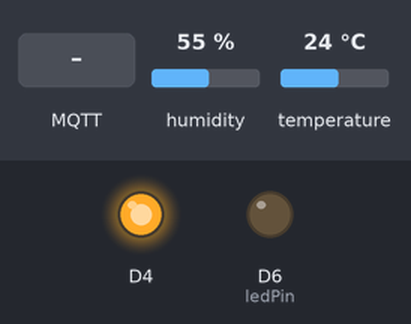
A sketch run on a simulated ESP8266 (NodeMCU). Parts: output pins drawn as LEDs (lit = HIGH, except the on-board LED, lit = LOW). The inputs (shaded band) are chosen by the test bench; at power-on: humidity 55 %, temperature 24 °C. WiFi joins after 1.5 s; servers stay silent unless stated; random numbers use the default seed unless the sketch sets one; no MQTT or app messages arrive unless stated; what the sketch prints to the serial monitor is not drawn.

Above: at 2.7 s.
2.8 s: MQTT message "on" arrives on the first subscribed topic
At 4.0 s:
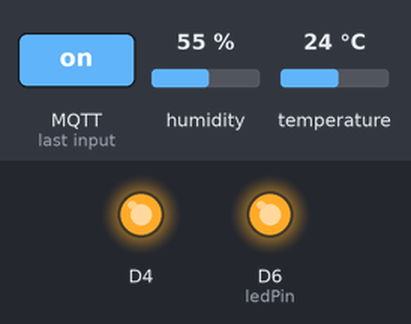
4.3 s: MQTT message "off" arrives on the first subscribed topic
At 5.2 s:
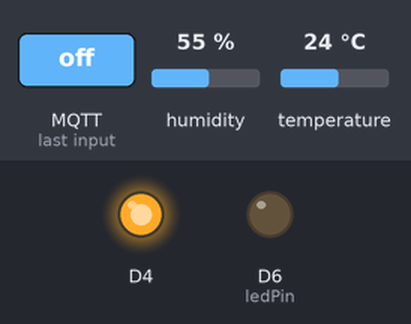
Timing chart, 0 to 7.3 s (numbered marks = the images above; inputs shaded):
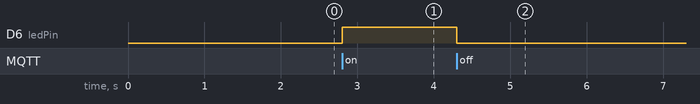

The sketch:

HW6.ino
```cpp
#include <PubSubClient.h>
#include <ESP8266WiFi.h>
#include <ArduinoJson.h>
#include <DHT.h>

const char* ssid = "Xiaomi 11T Pro";
const char* password = "1212312126";
const char* mqtt_server = "192.168.203.221";
const int ledPin = D6;
bool isLedOn = false;

WiFiClient espClient;
PubSubClient client(espClient);
DHT dht11(D4, DHT11);

unsigned long previousMillis = 0;
const long interval = 5000;

void setup_wifi() {
  delay(10);
  Serial.println();
  Serial.print("Connecting to ");
  Serial.println(ssid);

  WiFi.mode(WIFI_STA);
  WiFi.begin(ssid, password);

  while (WiFi.status() != WL_CONNECTED) {
    delay(500);
    Serial.print(".");
  }

  randomSeed(micros());

  Serial.println("");
  Serial.println("WiFi connected");
  Serial.println("IP address: ");
  Serial.println(WiFi.localIP());
}

void reconnect() {
  while (!client.connected()) {
    Serial.print("Attempting MQTT connection...");
    String clientId = "ESP8266Client-";
    clientId += String(random(0xffff), HEX);
    if (client.connect(clientId.c_str())) {
      Serial.println("connected");
      client.subscribe("led");
    } else {
      Serial.print("failed, rc=");
      Serial.print(client.state());
      Serial.println(" try again in 5 seconds");
      delay(5000);
    }
  }
}

void setup() {
  pinMode(BUILTIN_LED, OUTPUT);
  pinMode(ledPin, OUTPUT);
  Serial.begin(115200);
  setup_wifi();
  client.setServer(mqtt_server, 1883);
  client.setCallback(callback);
  dht11.begin();
}

void loop() {
  if (!client.connected()) {
    reconnect();
  }
  client.loop();

  unsigned long currentMillis = millis();

  if (currentMillis - previousMillis >= interval) {

    previousMillis = currentMillis;

    float humidity = dht11.readHumidity();
    float temperature = dht11.readTemperature();

    if (isnan(humidity) || isnan(temperature)) {
      Serial.println("Failed to read from DHT sensor!");
      return;
    }

    Serial.printf("Humidity: %.2f %%\tTemperature: %.2f °C\tIP: %s\n", humidity, temperature, WiFi.localIP().toString().c_str());

    StaticJsonDocument<200> doc;
    doc["humidity"] = humidity;
    doc["temperature"] = temperature;
    doc["ip"] = WiFi.localIP().toString();

    String jsonStr;
    serializeJson(doc, jsonStr);

    client.publish("dht11", jsonStr.c_str());
  }
}

void callback(char* topic, byte* payload, unsigned int length) {
  String message = "";
  for (int i = 0; i < length; i++) {
    message += (char)payload[i];
  }

  if (String(topic) == "led") {
    if (message == "on") {
      digitalWrite(ledPin, HIGH);
      isLedOn = true;
    } else if (message == "off") {
      digitalWrite(ledPin, LOW);
      isLedOn = false;
    }

    client.publish("led/status", isLedOn ? "on" : "off");
  }
}
```

Measured:
- after the input at 2.8 s, D6 (ledPin): LOW → HIGH at once
- after the input at 4.3 s, D6 (ledPin): HIGH → LOW at once
